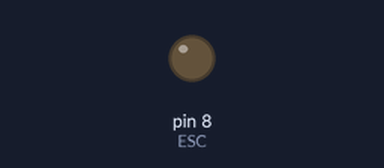
Recording of a sketch running on a simulated Arduino Uno, built with avr-gcc and run on an emulated ATmega328P. On the bench: output pins drawn as LEDs (lit = HIGH).

Above: at 4.6 s.
At 7.8 s:
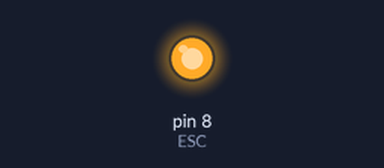
Timing chart, 0 to 11.3 s (numbered marks = the images above):
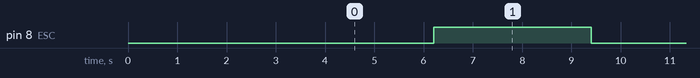

The sketch:

PWMTest.ino
```cpp
byte ESC = 8;

void setup() {
  pinMode(ESC, OUTPUT);
  analogWrite(ESC, 0);
  delay(3000);
}

void loop() {
  for(int i = 0; i< 256; i++){
  analogWrite(ESC,i);
  delay(25);
  }
}
```

Measured:
- by itself, pin 8 (ESC): alternates HIGH for 3.2 s and LOW for 3.2 s
